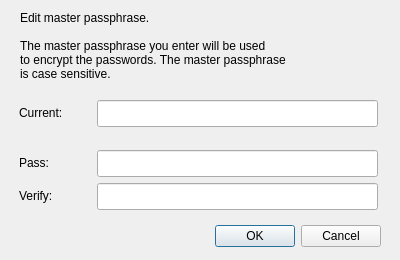
<?xml version="1.0" encoding="UTF-8"?>
<ui version="4.0">
 <class>changemasterpassphrase</class>
 <widget class="QDialog" name="changemasterpassphrase">
  <property name="windowModality">
   <enum>Qt::ApplicationModal</enum>
  </property>
  <property name="geometry">
   <rect>
    <x>0</x>
    <y>0</y>
    <width>400</width>
    <height>260</height>
   </rect>
  </property>
  <property name="minimumSize">
   <size>
    <width>400</width>
    <height>260</height>
   </size>
  </property>
  <property name="maximumSize">
   <size>
    <width>400</width>
    <height>260</height>
   </size>
  </property>
  <property name="windowTitle">
   <string>Fort Password Manager</string>
  </property>
  <property name="windowIcon">
   <iconset resource="FortResources.qrc">
    <normaloff>:/icons/Fort255.png</normaloff>:/icons/Fort255.png</iconset>
  </property>
  <widget class="QLabel" name="label">
   <property name="geometry">
    <rect>
     <x>20</x>
     <y>30</y>
     <width>341</width>
     <height>61</height>
    </rect>
   </property>
   <property name="text">
    <string>&lt;html&gt;&lt;head/&gt;&lt;body&gt;&lt;p&gt;The master passphrase you enter will be used &lt;br/&gt;to encrypt the passwords. The master passphrase&lt;br/&gt;is case sensitive.&lt;/p&gt;&lt;/body&gt;&lt;/html&gt;</string>
   </property>
  </widget>
  <widget class="QLineEdit" name="lineEditPassVerify">
   <property name="geometry">
    <rect>
     <x>97</x>
     <y>183</y>
     <width>281</width>
     <height>27</height>
    </rect>
   </property>
  </widget>
  <widget class="QDialogButtonBox" name="buttonBox">
   <property name="geometry">
    <rect>
     <x>40</x>
     <y>220</y>
     <width>341</width>
     <height>32</height>
    </rect>
   </property>
   <property name="orientation">
    <enum>Qt::Horizontal</enum>
   </property>
   <property name="standardButtons">
    <set>QDialogButtonBox::Cancel|QDialogButtonBox::Ok</set>
   </property>
  </widget>
  <widget class="QLabel" name="label_4">
   <property name="geometry">
    <rect>
     <x>19</x>
     <y>150</y>
     <width>34</width>
     <height>27</height>
    </rect>
   </property>
   <property name="text">
    <string>&lt;html&gt;&lt;head/&gt;&lt;body&gt;&lt;p&gt;Pass:&lt;/p&gt;&lt;/body&gt;&lt;/html&gt;</string>
   </property>
  </widget>
  <widget class="QLabel" name="label_3">
   <property name="geometry">
    <rect>
     <x>19</x>
     <y>183</y>
     <width>45</width>
     <height>27</height>
    </rect>
   </property>
   <property name="text">
    <string>&lt;html&gt;&lt;head/&gt;&lt;body&gt;&lt;p&gt;Verify:&lt;/p&gt;&lt;/body&gt;&lt;/html&gt;</string>
   </property>
  </widget>
  <widget class="QLineEdit" name="lineEditPass">
   <property name="geometry">
    <rect>
     <x>97</x>
     <y>150</y>
     <width>281</width>
     <height>27</height>
    </rect>
   </property>
  </widget>
  <widget class="QLabel" name="label_2">
   <property name="geometry">
    <rect>
     <x>20</x>
     <y>10</y>
     <width>181</width>
     <height>17</height>
    </rect>
   </property>
   <property name="text">
    <string>&lt;html&gt;&lt;head/&gt;&lt;body&gt;&lt;p&gt;Edit master passphrase.&lt;/p&gt;&lt;/body&gt;&lt;/html&gt;</string>
   </property>
  </widget>
  <widget class="QLabel" name="label_5">
   <property name="geometry">
    <rect>
     <x>19</x>
     <y>100</y>
     <width>61</width>
     <height>27</height>
    </rect>
   </property>
   <property name="text">
    <string>&lt;html&gt;&lt;head/&gt;&lt;body&gt;&lt;p&gt;Current:&lt;/p&gt;&lt;/body&gt;&lt;/html&gt;</string>
   </property>
  </widget>
  <widget class="QLineEdit" name="lineEditCurrentPass">
   <property name="geometry">
    <rect>
     <x>97</x>
     <y>100</y>
     <width>281</width>
     <height>27</height>
    </rect>
   </property>
  </widget>
 </widget>
 <tabstops>
  <tabstop>lineEditCurrentPass</tabstop>
  <tabstop>lineEditPass</tabstop>
  <tabstop>lineEditPassVerify</tabstop>
 </tabstops>
 <resources>
  <include location="FortResources.qrc"/>
 </resources>
 <connections/>
</ui>
